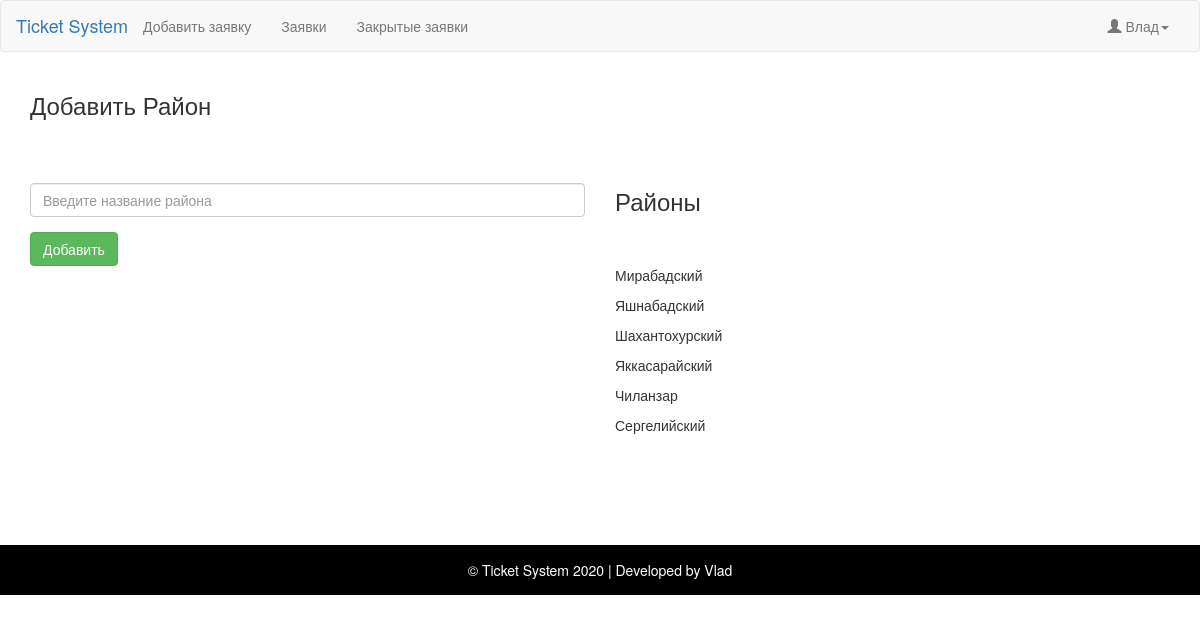
The page /region/ (signed in) on the database its author committed.
### tk/models.py (models this page shows, shortened)
class Region(models.Model):
    name = models.CharField(max_length = 200, null=True, verbose_name="")
    class Meta:
        verbose_name = 'Регион'
        verbose_name_plural = 'Регионы'

### tk/views.py (the view, shortened to what this page needs)
# urls.py: path('region/', add_region, name='add_region'),
@login_required(login_url='login')
def add_region(request):
    region = Region.objects.all()
    form = AddRegionForm
    context = {'form':form, 'region': region}
    return render(request, 'tk/add_region.html', context)

### tk/templates/tk/add_region.html (shortened to what this page needs)
{% extends 'tk/base.html'%}
{% block content %}
    <div class="container">
        <h3>Добавить Район</h3><br><br>
        <div class="row">
            <div class="col-md-6">
        <form action="" method="POST">
        {{ form.as_table }}
        <input type="submit" class="btn btn-success" value="Добавить">
        </div>
            <div class="col-md-6">
                <h3>Районы</h3><br><br>
                {% for regions in region %}
                <p>{{ regions.name }}</p>
                {% endfor %}
            </div>
        </div>
    </div>
{% endblock %}

### tk/templates/tk/base.html (shortened to what this page needs)
{% load static %}
<!DOCTYPE html>
<html lang="en">
<head>
    <link href="{% static 'css/bootstrap.min.css' %}" rel="stylesheet">
    <link href="{% static 'css/style.css' %}" rel="stylesheet">
</head>
<body>
{% block menu %}
<nav class="navbar navbar-default">
        <div class="container-fluid">
            <div class="navbar-header">
                <h4 class="header_logo"><a href="/">Ticket System</a></h4>
            </div>
            <div class="collapse navbar-collapse" id="bs-example-navbar-collapse-1">
                <ul class="nav navbar-nav">
                   <li><a href="{% url 'add_tk' %}">Добавить заявку</a></li>
                    <li><a href="{% url 'tk_list' %}">Заявки</a></li>
                    <li><a href="{% url 'tk_list_close' %}">Закрытые заявки</a></li>
                </ul>
                <ul class="nav navbar-nav navbar-right">
                    <li class="dropdown">
                        <a href="#" class="dropdown-toggle" data-toggle="dropdown" role="button" aria-haspopup="true" aria-expanded="false"> <span class="glyphicon glyphicon-user" aria-hidden="true"></span> {{ request.user.first_name }}<span class="caret"></span></a>
                    </li>
                </ul>
            </div>
        </div>
    </nav>
{% endblock %}
{% block content %}{% endblock %}
{% block footer %}
<div class="footer">
    <p>© Ticket System {% now "Y" %} | Developed by Vlad</p>
</div>
{% endblock %}
</body>
</html>

### static/css/style.css (style rules this page uses)
body { margin: 0; padding: 0; }
.form-control { margin: 15px 0px; }
.footer { width: 100%; height: 50px; background: #000; text-align: center; margin: 0; margin-top: 100px; }
.footer p { color: #fff; padding-top: 15px; }
.header_logo { margin-top: 15px; }

### rows shown on the page
Region: name "Мирабадский"
Region: name "Яшнабадский"
Region: name "Шахантохурский"
Region: name "Яккасарайский"
Region: name "Чиланзар"
Region: name "Сергелийский"

### other values the page prints
{{ request.user.first_name }} "Влад"
